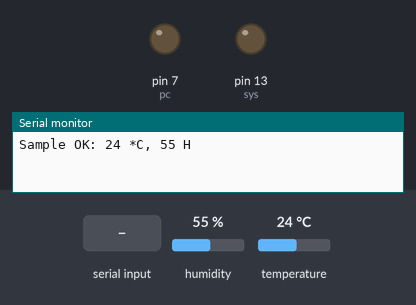
Simulated run of this sketch. Board: Arduino Uno, built with avr-gcc and run on an emulated ATmega328P. Shown: output pins drawn as LEDs (lit = HIGH), the last lines printed to the serial monitor. The test bench sets the inputs (shaded band); at power-on: humidity 55 %, temperature 24 °C.

Above: at 1.2 s.
1.3 s: "1" received over Serial
At 1.9 s:
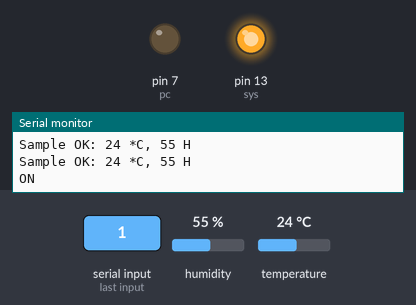
3.0 s: "5" received over Serial
At 3.9 s:
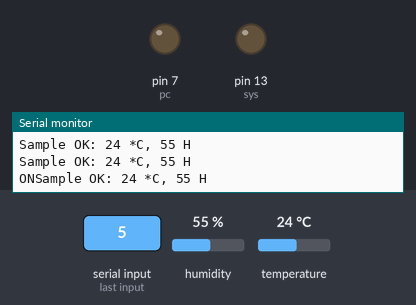
Timing chart, 0 to 6.0 s (numbered marks = the images above; inputs shaded):
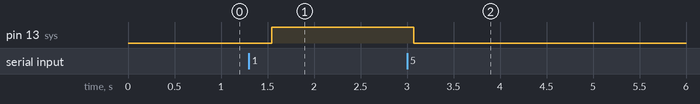

Measured:
- after the input at 1.3 s, pin 13 (sys): LOW → HIGH after 0.25 s
- after the input at 3.0 s, pin 13 (sys): HIGH → LOW after 0.07 s

The sketch:

BT_app_room_control.ino
```cpp
#include <SimpleDHT.h>


int fans=12;
int sys=13;
int pc=7;

int Received=0;
int light_state =0;
int vent_state = 0;
int pc_state = 0;
int pinDHT11 = 2;
SimpleDHT11 dht11(pinDHT11);

void setup(){

  Serial.begin(9600);

  pinMode(sys,OUTPUT);
  pinMode(pc,OUTPUT);

}

void loop(){
 digitalWrite(8,HIGH);
 if(Serial.available()>0)
 {
    Received = Serial.read();

 }

  byte temperature = 0;
  byte humidity = 0;
  int err = SimpleDHTErrSuccess;
  if ((err = dht11.read(&temperature, &humidity, NULL)) != SimpleDHTErrSuccess) {
    Serial.print("Read DHT11 failed, err="); Serial.println(err);delay(1000);
    return;
  }

  Serial.print("Sample OK: ");
  Serial.print((int)temperature); Serial.print(" *C, ");
  Serial.print((int)humidity); Serial.println(" H");


if (Received == '1')
  {
    digitalWrite(sys,HIGH);
    Received=0;
    Serial.write("ON");
  }
if (Received == '2')
  {
    digitalWrite(sys,LOW);
    Received=0;
    Serial.write("off");
  }
if (Received == '3')
 {
  Serial.write("Fans Are ramping Up Put on headset");
  digitalWrite(sys,HIGH);
  Received=0;
 }
if (Received == '4')
{
  Serial.write("Silent Mode Activated");
  digitalWrite(sys,LOW);
  Received=0;
}
if (Received == '5')
{
  if(temperature > 50)
  {
    digitalWrite(sys,HIGH);
    Serial.write("AutoMatic Mode");
  }
  else
  {
    digitalWrite(sys,LOW);
  }
}
delay(1500);
}
```
